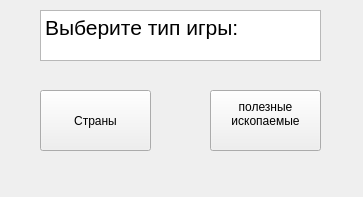
<?xml version="1.0" encoding="UTF-8"?>
<ui version="4.0">
 <class>Form</class>
 <widget class="QWidget" name="Form">
  <property name="geometry">
   <rect>
    <x>0</x>
    <y>0</y>
    <width>363</width>
    <height>197</height>
   </rect>
  </property>
  <property name="windowTitle">
   <string>Form</string>
  </property>
  <widget class="QPushButton" name="pushButton">
   <property name="geometry">
    <rect>
     <x>40</x>
     <y>90</y>
     <width>111</width>
     <height>61</height>
    </rect>
   </property>
   <property name="text">
    <string>Страны</string>
   </property>
  </widget>
  <widget class="QPushButton" name="pushButton2">
   <property name="geometry">
    <rect>
     <x>210</x>
     <y>90</y>
     <width>111</width>
     <height>61</height>
    </rect>
   </property>
   <property name="text">
    <string>полезные
ископаемые
</string>
   </property>
  </widget>
  <widget class="QTextBrowser" name="textBrowser">
   <property name="geometry">
    <rect>
     <x>40</x>
     <y>10</y>
     <width>281</width>
     <height>51</height>
    </rect>
   </property>
   <property name="html">
    <string>&lt;!DOCTYPE HTML PUBLIC &quot;-//W3C//DTD HTML 4.0//EN&quot; &quot;http://www.w3.org/TR/REC-html40/strict.dtd&quot;&gt;
&lt;html&gt;&lt;head&gt;&lt;meta name=&quot;qrichtext&quot; content=&quot;1&quot; /&gt;&lt;style type=&quot;text/css&quot;&gt;
p, li { white-space: pre-wrap; }
&lt;/style&gt;&lt;/head&gt;&lt;body style=&quot; font-family:'MS Shell Dlg 2'; font-size:7.8pt; font-weight:400; font-style:normal;&quot;&gt;
&lt;p style=&quot; margin-top:0px; margin-bottom:0px; margin-left:0px; margin-right:0px; -qt-block-indent:0; text-indent:0px;&quot;&gt;&lt;span style=&quot; font-size:16pt;&quot;&gt;Выберите тип игры:&lt;/span&gt;&lt;/p&gt;&lt;/body&gt;&lt;/html&gt;</string>
   </property>
  </widget>
 </widget>
 <resources/>
 <connections/>
</ui>
